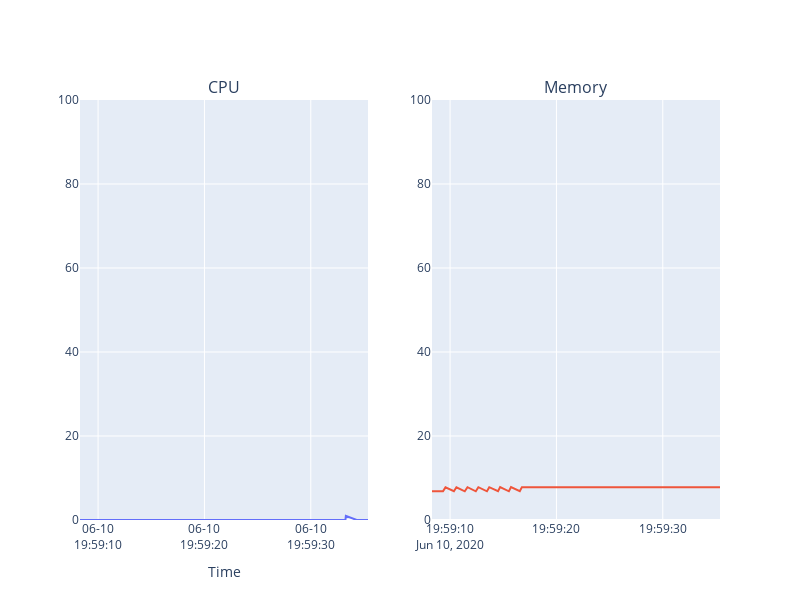

This figure's notebook cell:
### Markdown cell above
Here we show side-by-side plots of CPU and memory utilization over time.

### Code cell
from plotly.subplots import make_subplots
import plotly.graph_objects as go

fig = make_subplots(rows=1, cols=2, subplot_titles=("CPU", "Memory"))

fig.add_trace(
    go.Scatter(
        x=df_resource['timestamp'], 
        y=df_resource['psutil_process_cpu_percent']),
    row=1, col=1
)

fig.add_trace(
    go.Scatter(
        x=df_resource['timestamp'], 
        y=df_resource['psutil_process_memory_percent']),
    row=1, col=2
)

xaxis = dict(tickformat='%m-%d\n%H:%M:%S', autorange=True, title='Time')
yaxis = dict(title="Utilization (X)")

fig.update_layout(height=600, width=800, xaxis=xaxis, showlegend=False)
fig.update_yaxes(range=[0, 100])

fig.show()
